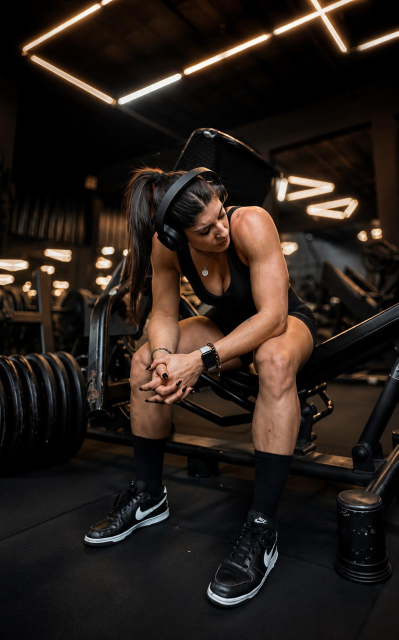
#> input picture assets/fotos/hero.jpeg, 797 x 1280 px (shown at 1/2 size)
$ python og_image.py
#> lines starting #> are read from the running program, lines starting #| are printed output that depends on the picture
"""Gera public/og.jpg — a imagem do preview de link (WhatsApp, Facebook, Instagram, LinkedIn, X).

1200 × 630 em JPEG: o WhatsApp descarta preview pesado, e um PNG fotográfico
desse tamanho passa de 1 MB. Aqui fica bem abaixo de 300 KB.

A arte leva texto, porque no WhatsApp a imagem é o que mais aparece: logo,
"— PERSONAL TRAINER · SANTO ANTÔNIO DE POSSE", a chamada "TREINO COM MÉTODO"
e a aula grátis. As fontes são as da marca (Archivo Expanded Bold e Montserrat,
em scripts/fontes, SIL OFL); o logo vem do SVG oficial em assets/logo.

Rodar a partir de site/:  npm run og   (requer Python com Pillow e PyMuPDF; o
resultado é commitado). Ao mudar a arte, incremente `ogImage` em app/layout.tsx.
"""

from pathlib import Path

import fitz
from PIL import Image, ImageDraw, ImageFont, ImageOps

W, H = 1200, 630
PRETO = (11, 11, 12)
LARANJA = (240, 123, 46)
OFFWHITE = (243, 240, 235)
NEVOA = (201, 197, 190)

SITE = Path(__file__).resolve().parent.parent
FONTES = SITE / "scripts" / "fontes"
DESTINO = SITE / "public" / "og.jpg"

MARGEM = 72
LARGURA_FOTO = 500
LIMITE_TEXTO = W - LARGURA_FOTO - 24


def archivo(px: int) -> ImageFont.FreeTypeFont:
    f = ImageFont.truetype(str(FONTES / "Archivo-variavel-latin.woff2"), px)
    f.set_variation_by_axes([700, 125])  # Bold, Expanded
    return f


def montserrat(px: int, peso: int) -> ImageFont.FreeTypeFont:
    f = ImageFont.truetype(str(FONTES / "Montserrat-variavel-latin.woff2"), px)
    f.set_variation_by_axes([peso])
    return f


def logo(largura: int) -> Image.Image:
    pagina = fitz.open(str(SITE / "assets" / "logo" / "logo-principal-fundo-escuro.svg"))[0]
    escala = largura * 2 / pagina.rect.width
    pix = pagina.get_pixmap(matrix=fitz.Matrix(escala, escala), alpha=True)
    img = Image.frombytes("RGBA", (pix.width, pix.height), pix.samples)
    img = img.crop(img.getbbox())  # tira a área de proteção transparente
    return img.resize((largura, round(img.height * largura / img.width)), Image.LANCZOS)


def espacado(draw: ImageDraw.ImageDraw, xy, texto: str, fonte, cor, tracking: float) -> float:
    """Caixa alta com espaçamento largo, como a tag "— PERSONAL TRAINER —"."""
    x, y = xy
    extra = fonte.size * tracking
    for c in texto:
        draw.text((x, y), c, font=fonte, fill=cor)
        x += draw.textlength(c, font=fonte) + extra
    return x - extra - xy[0]


def main() -> None:
    capa = Image.new("RGB", (W, H), PRETO)

    # Foto à direita, dissolvendo no preto do lado do texto.
    foto = ImageOps.fit(Image.open(SITE / "assets" / "fotos" / "hero.jpeg").convert("RGB"),
                        (LARGURA_FOTO, H), Image.LANCZOS, centering=(0.5, 0.4))
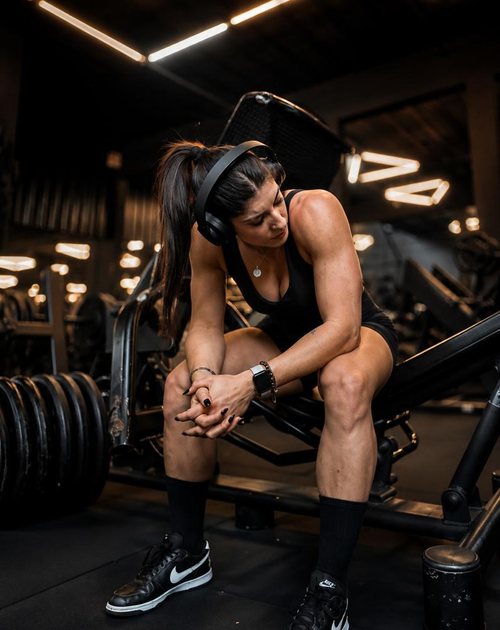
#> foto: PIL image 500x630 RGB; mean R, G, B 42.7, 32.9, 26.8
    capa.paste(foto, (W - LARGURA_FOTO, 0))
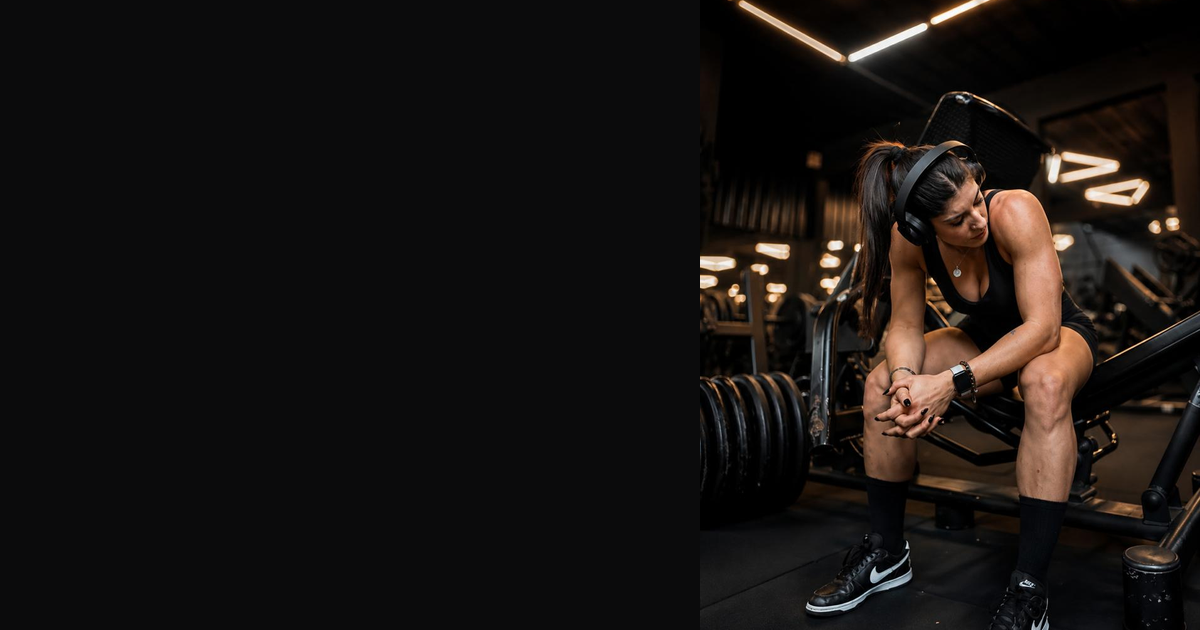
#> capa: PIL image 1200x630 RGB; mean R, G, B 24.2, 20.1, 18.2
    # Opaco na borda esquerda da foto, some em 60% da largura dela.
    veu = Image.new("RGBA", (LARGURA_FOTO, H), PRETO + (0,))
    linha = Image.new("L", (LARGURA_FOTO, 1))
    linha.putdata([max(20, round(255 * (1 - x / (LARGURA_FOTO * 0.6)))) for x in range(LARGURA_FOTO)])
    veu.putalpha(linha.resize((LARGURA_FOTO, H)))
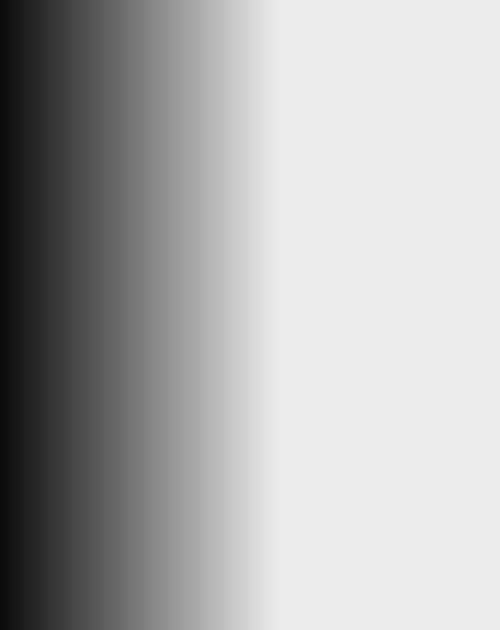
#> veu: PIL image 500x630 RGBA; mean R, G, B, A 11, 11, 12, 85.2; transparent parts drawn white
    capa.paste(veu, (W - LARGURA_FOTO, 0), veu)
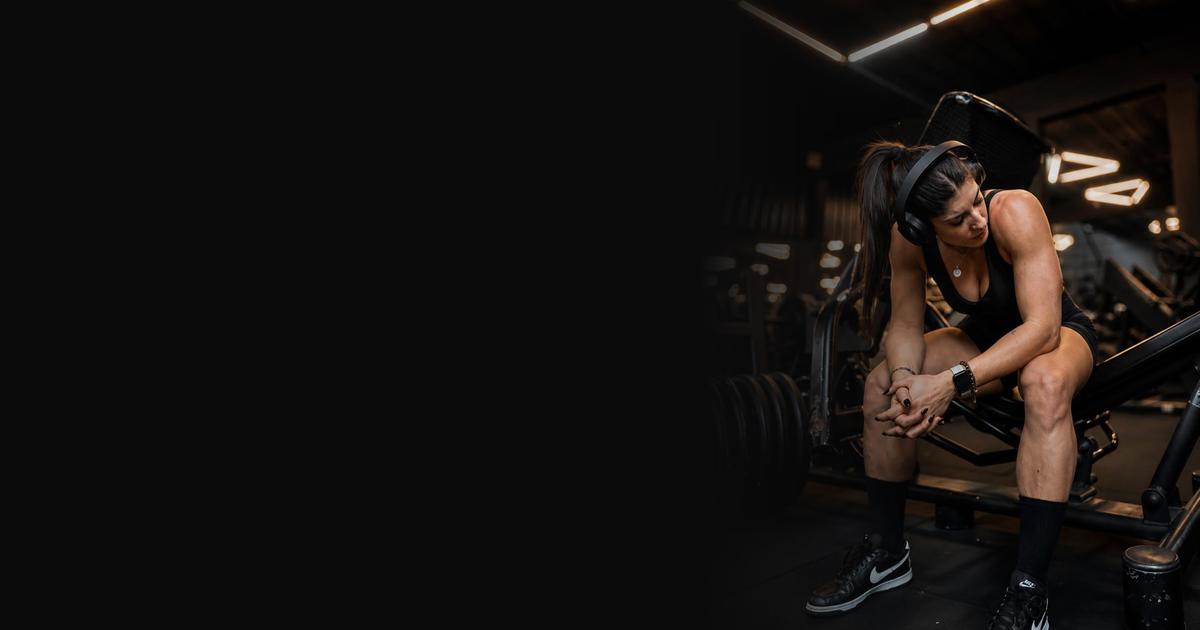
#> capa: PIL image 1200x630 RGB; mean R, G, B 20.9, 17.8, 16.6

    d = ImageDraw.Draw(capa)

    marca = logo(170)
    capa.paste(marca, (MARGEM, 58), marca)

    y = 58 + marca.height + 44
    d.rectangle([MARGEM, y + 9, MARGEM + 30, y + 11], fill=LARANJA)
    rotulo = montserrat(15, 600)
    largura_rotulo = espacado(d, (MARGEM + 44, y), "PERSONAL TRAINER · SANTO ANTÔNIO DE POSSE", rotulo, LARANJA, 0.2)

    titulo = archivo(60)
    y += 38
    d.text((MARGEM, y), "TREINO", font=titulo, fill=OFFWHITE)
    d.text((MARGEM, y + 66), "COM MÉTODO", font=titulo, fill=LARANJA)

    y += 66 * 2 + 22
    d.text((MARGEM, y), "Individual ou em turmas de até 4 pessoas", font=montserrat(23, 500), fill=NEVOA)

    # "Botão" da aula grátis: laranja com texto preto, como os botões do site.
    y += 54
    selo = montserrat(15, 700)
    texto_selo = "AULA EXPERIMENTAL GRÁTIS"
    largura_selo = sum(d.textlength(c, font=selo) + selo.size * 0.12 for c in texto_selo) - selo.size * 0.12
    d.rounded_rectangle([MARGEM, y, MARGEM + largura_selo + 44, y + 46], radius=8, fill=LARANJA)
    espacado(d, (MARGEM + 22, y + 14), texto_selo, selo, PRETO, 0.12)

    d.rectangle([0, H - 8, W, H], fill=LARANJA)

    # Nada do bloco de texto pode entrar na foto.
    assert MARGEM + d.textlength("COM MÉTODO", font=titulo) < LIMITE_TEXTO
    assert MARGEM + 44 + largura_rotulo < LIMITE_TEXTO
    assert MARGEM + d.textlength("Individual ou em turmas de até 4 pessoas", font=montserrat(23, 500)) < LIMITE_TEXTO

    DESTINO.parent.mkdir(exist_ok=True)
    capa.save(DESTINO, quality=84, optimize=True, progressive=True)
    print(f"{DESTINO.relative_to(SITE)}: {W}x{H}, {DESTINO.stat().st_size // 1024} KB")


if __name__ == "__main__":
    main()
#> (the call stopped at in logo, `pagina = fitz.open(str(SITE / "assets" / "logo" / "logo-principal-fund..`: fitz is not available in this run)

$ run again, with assets/fotos/cadeira-laranja.jpeg copied over assets/fotos/hero.jpeg
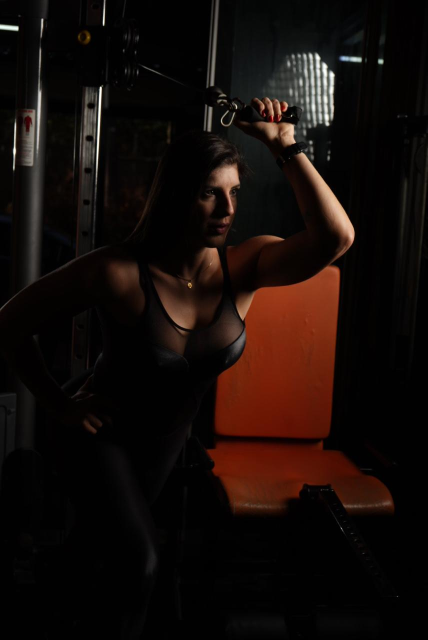
#> input picture assets/fotos/cadeira-laranja.jpeg, 855 x 1280 px (shown at 1/2 size)
#> in main, `foto = ImageOps.fit(Image.open(SITE / "assets" / "fotos" / "hero.jpeg"..`:
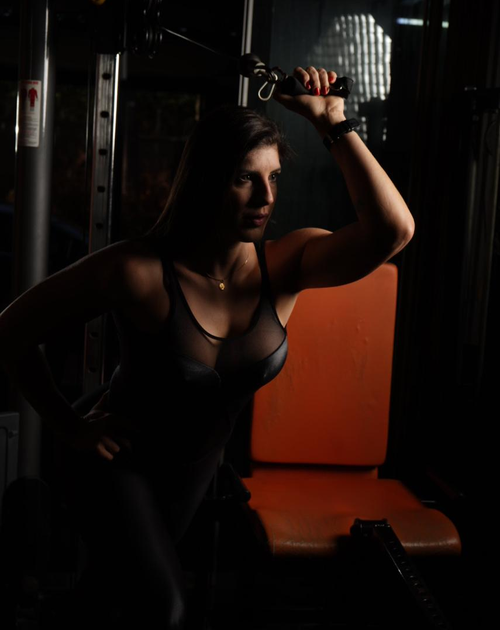
#> foto: PIL image 500x630 RGB; mean R, G, B 24.5, 13.8, 10.1
#> in main, `capa.paste(foto, (W - LARGURA_FOTO, 0))`:
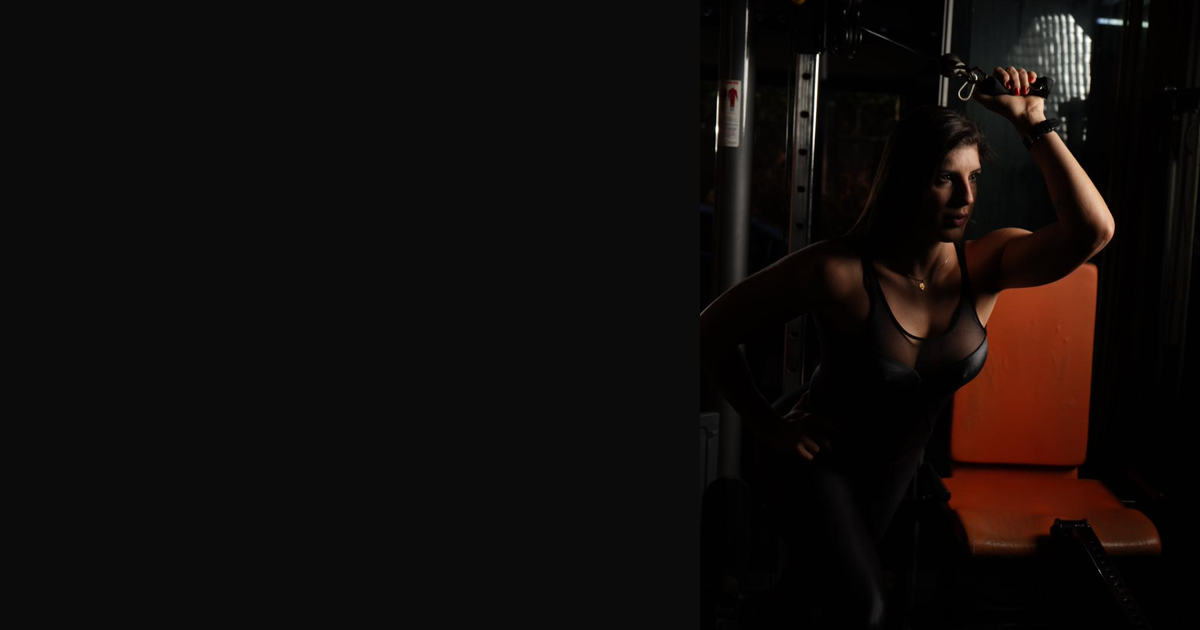
#> capa: PIL image 1200x630 RGB; mean R, G, B 16.6, 12.2, 11.2

$ run again, with assets/fotos/extensora.jpeg copied over assets/fotos/hero.jpeg
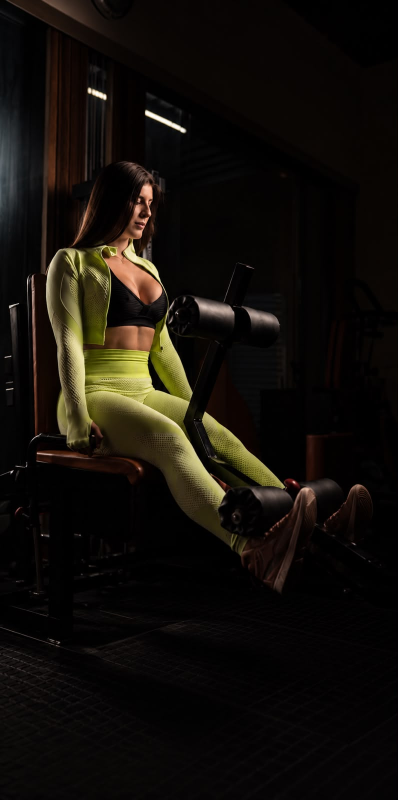
#> input picture assets/fotos/extensora.jpeg, 795 x 1600 px (shown at 1/2 size)
#> in main, `foto = ImageOps.fit(Image.open(SITE / "assets" / "fotos" / "hero.jpeg"..`:
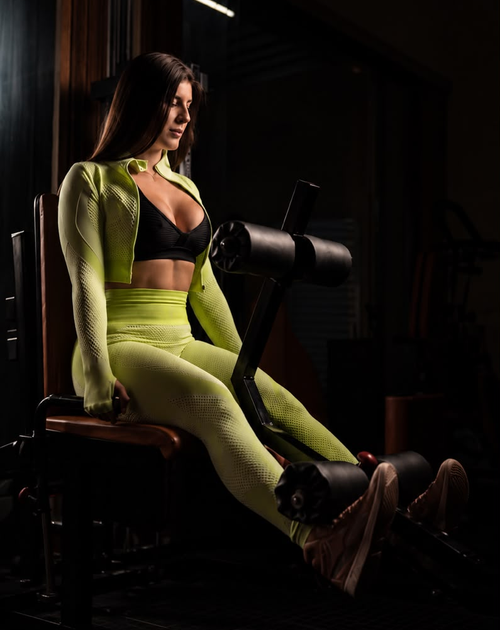
#> foto: PIL image 500x630 RGB; mean R, G, B 25.8, 21.1, 13.3
#> in main, `capa.paste(veu, (W - LARGURA_FOTO, 0), veu)`:
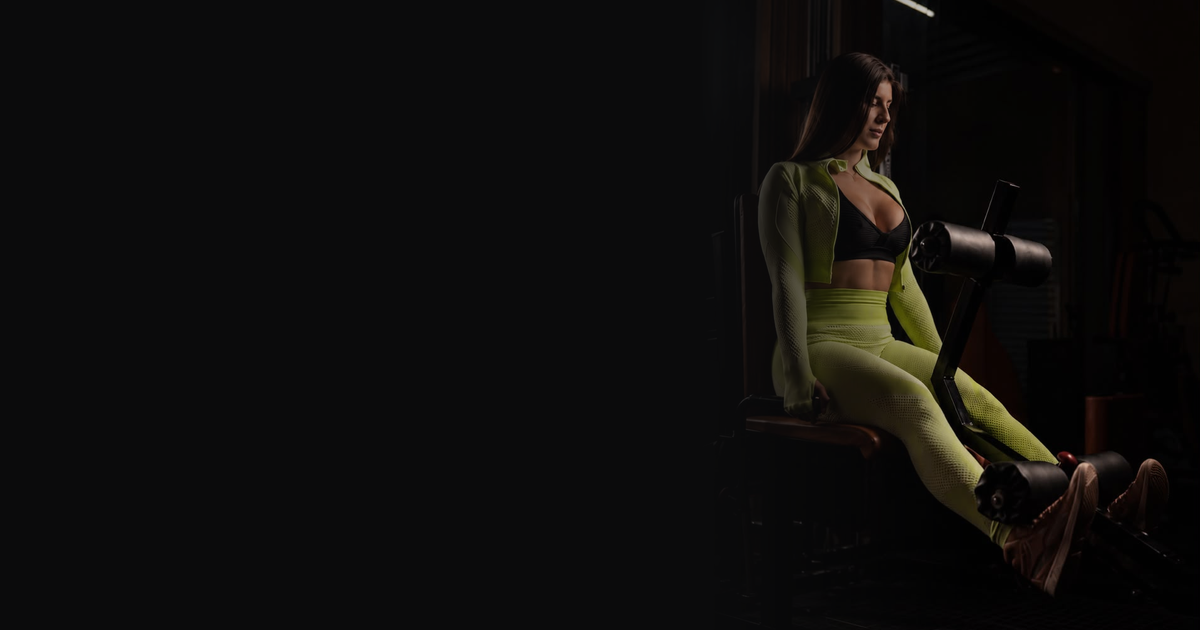
#> capa: PIL image 1200x630 RGB; mean R, G, B 14.2, 13, 11.8

$ run again, with assets/fotos/forca.jpeg copied over assets/fotos/hero.jpeg
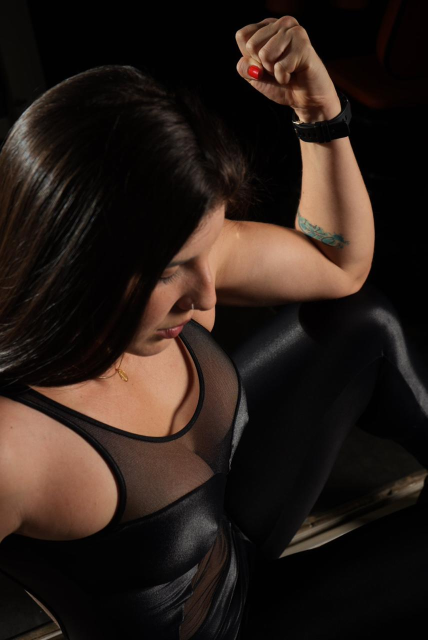
#> input picture assets/fotos/forca.jpeg, 855 x 1280 px (shown at 1/2 size)
#> in main, `foto = ImageOps.fit(Image.open(SITE / "assets" / "fotos" / "hero.jpeg"..`:
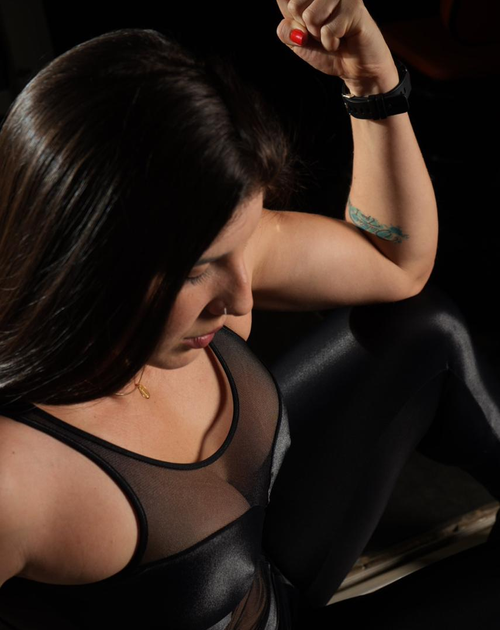
#> foto: PIL image 500x630 RGB; mean R, G, B 46.6, 33.8, 27.2
#> in main, `capa.paste(veu, (W - LARGURA_FOTO, 0), veu)`:
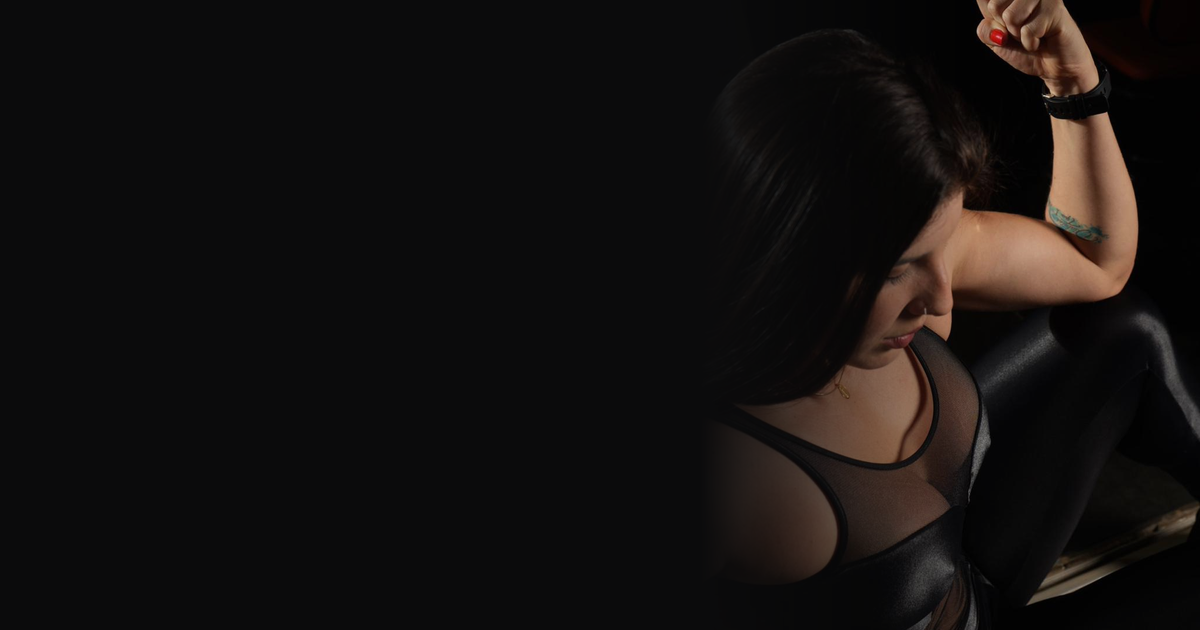
#> capa: PIL image 1200x630 RGB; mean R, G, B 20.3, 17, 16
